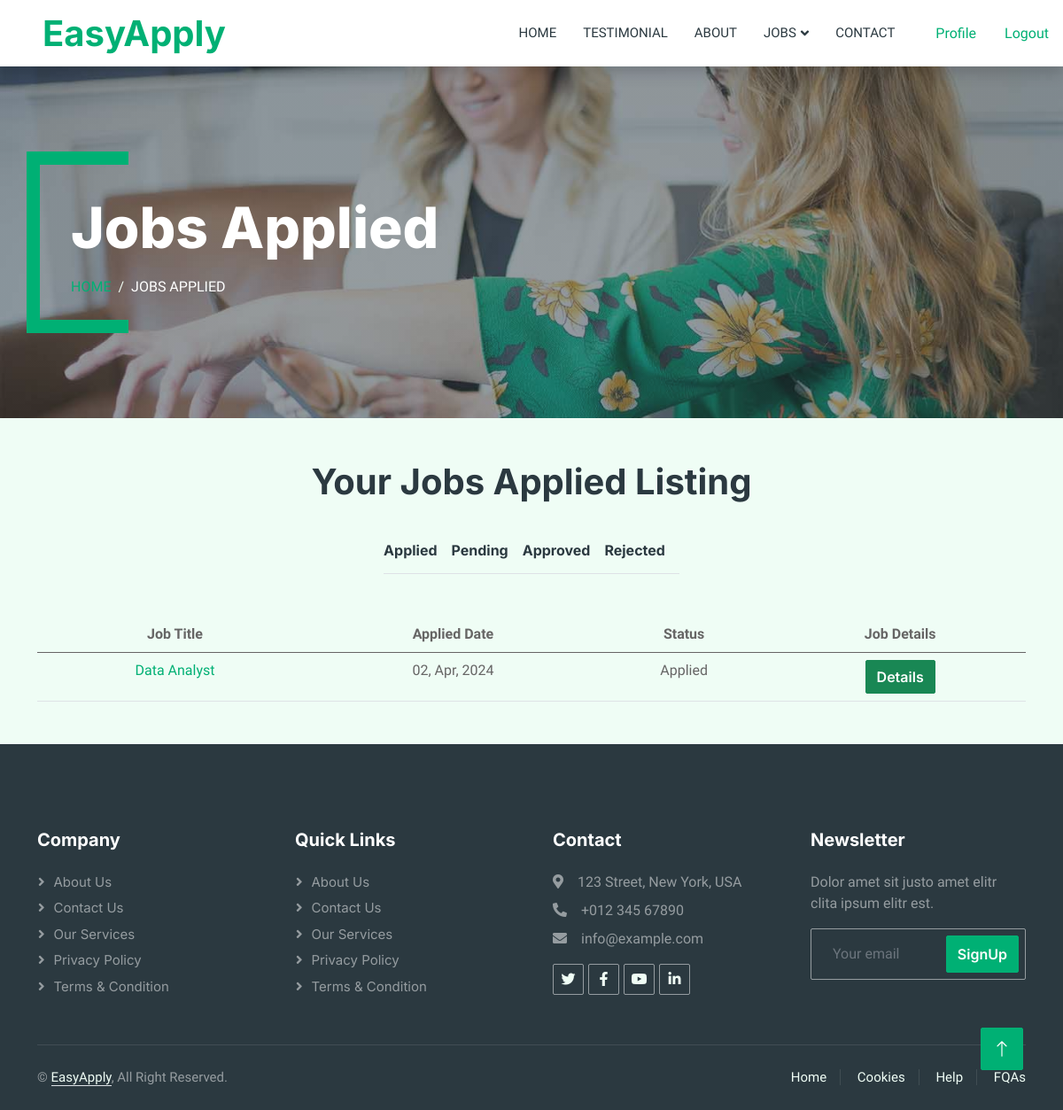
Screenshot of /applicants/jobs?id=2 (signed in) with the database file from the repository.
### tables this page shows
CREATE TABLE applies (
	id BIGINT UNSIGNED AUTO_INCREMENT PRIMARY KEY,
    applicant_id BIGINT UNSIGNED,
    job_id BIGINT UNSIGNED,
    status ENUM('applied','pending', 'approved', 'rejected'),
    reason TEXT,
    created_at TIMESTAMP DEFAULT now(),
    updated_at TIMESTAMP DEFAULT now() on update now(),
    FOREIGN KEY (applicant_id) REFERENCES applicants(id) ON DELETE CASCADE ON UPDATE CASCADE,
    FOREIGN KEY (job_id) REFERENCES jobs(id) ON DELETE CASCADE ON UPDATE CASCADE
);

CREATE TABLE jobs (
    id BIGINT UNSIGNED AUTO_INCREMENT PRIMARY KEY,
    org_id BIGINT UNSIGNED,
    title VARCHAR(100) NOT NULL,
    description TEXT,
    open_vacancies SMALLINT,
    hired SMALLINT,
    applied SMALLINT,
    job_status ENUM('Closed', 'Open'),
    level ENUM('Entry Level', 'Junior', 'Mid Level' , 'Senior', 'Lead'),
    exp_years TINYINT,
    city_id BIGINT UNSIGNED,
    location_type ENUM('Remote', 'Hybrid' , 'Onsite'),
    salary_max DECIMAL(10, 2),
    salary_min DECIMAL(10, 2),
    gender ENUM('Male', 'Female', 'Any'),
    emp_type ENUM('Part Time', 'Full Time'),
    category_id BIGINT UNSIGNED,
    requirements TEXT,
    created_at TIMESTAMP DEFAULT now(),
    updated_at TIMESTAMP DEFAULT now() on update now(),
    expiry_date TIMESTAMP AS (DATE_ADD(created_at,INTERVAL 5 MONTH)),
    FOREIGN KEY (org_id) REFERENCES organizations(id) ON DELETE CASCADE ON UPDATE CASCADE,
    FOREIGN KEY (city_id) REFERENCES cities(id) ON DELETE SET NULL ON UPDATE CASCADE,
    FOREIGN KEY (category_id) REFERENCES categories(id) ON DELETE CASCADE ON UPDATE CASCADE
);

### App/Controllers/ApplicantController.php (called while the page is built, shortened)
<?php
class ApplicantController
{
    protected $db;
    public function __construct()
    {
        $config = require basePath('config/db.php');
        $this->db = new Database($config);
    }
    public function jobs()
    {
        $id = $_GET['id'];
        $jobs = $this->db->query('SELECT
        CONCAT(a.first_name, " ", a.last_name) AS applicant_name,
        j.*,
        ap.status AS application_status,
        ap.created_at as applied_date
        FROM
        applies ap
        INNER JOIN applicants a ON ap.applicant_id = a.id
        INNER JOIN jobs j ON ap.job_id = j.id
        where a.id=' . $id . ';')->fetchAll();
        $status = $this->db->query("SHOW COLUMNS FROM applies WHERE Field = 'status'");
        if ($status->rowCount() > 0) {
            $row = $status->fetch(PDO::FETCH_ASSOC);
            $status_values = explode(",", str_replace("'", "", substr($row['Type'], 5, -1)));
        }
        view('applicants/jobs', [
            'jobs' => $jobs,
            'status_values' => $status_values,
        ]);
    }
}

### public/index.php (called while the page is built, shortened)
<?php
require '../helpers.php';
$router = new Router();
$uri = parse_url($_SERVER['REQUEST_URI'], PHP_URL_PATH);
$router->route($uri);

### config/db.php (called while the page is built)
<?php
return [
    'host' => 'localhost',
    'port' => 3306,
    'dbname' => 'easy_apply',
    'username' => 'root',
    'password' => 'root',
];

### Framework/Database.php (called while the page is built, shortened)
<?php
class Database
{
    public $connection;
    public function __construct($config)
    {
        $dsn = "mysql:host={$config['host']};port={$config['port']};dbname={$config['dbname']}";
        try {
            $this->connection = new PDO($dsn, $config["username"], $config["password"]);
        } catch (PDOException $error) {
            throw new Exception("Database connetion failed: {$error->getMessage()}");
        }
    }
    public function query($query, $params = [])
    {
        try {
            $stmt = $this->connection->prepare($query);
            $stmt->execute($params);
            return $stmt;
        } catch (PDOException $error) {
            throw new Exception("Query failed to execute: {$error->getMessage()}");
        }
    }
}

### App/views/applicants/jobs.view.php (the view, shortened to what this page needs)
<div class="container-fluid py-5 bg-dark page-header mb-5">
    <div class="container my-5 pt-5 pb-4">
        <h1 class="display-3 text-white mb-3 animated slideInDown">Jobs Applied</h1>
        <nav aria-label="breadcrumb">
            <ol class="breadcrumb text-uppercase">
                <li class="breadcrumb-item"><a href="/">Home</a></li>
                <li class="breadcrumb-item text-white active" aria-current="page">Jobs Applied</li>
            </ol>
        </nav>
    </div>
</div>
<div class="container my-5">
    <h1 class="text-center mb-5 wow fadeInUp" data-wow-delay="0.1s">Your Jobs Applied Listing</h1>
    <div class="d-flex justify-content-center">
        <ul class="nav nav-pills d-inline-flex justify-content-center border-bottom mb-5">
            <?php foreach ($status_values as $status_value): ?>
                <li class="nav-item">
                    <a class="d-flex align-items-center text-start mx-3 ms-0 pb-3" data-bs-toggle="pill" href="#tab-1">
                        <h6 class="mt-n1 mb-0 text-capitalize">
                            <?= $status_value ?>
                        </h6>
                    </a>
                </li>
            <?php endforeach ?>
        </ul>
    </div>
    <table class="table text-center">
        <thead>
            <tr>
                <th scope="col">Job Title</th>
                <th scope="col">Applied Date</th>
                <th scope="col">Status</th>
                <th scope="col">Job Details</th>
            </tr>
        </thead>
        <tbody>
            <?php foreach ($jobs as $job): ?>
                <tr>
                    <td>
                        <a class="text-capitalize" href="/jobs/show?id=<?= $job['id'] ?>">
                            <?= $job['title'] ?>
                        </a>
                    </td>
                    <td>
                        <?= date('d, M, Y', strtotime($job['applied_date'])) ?>
                    </td>
                    <td class="text-capitalize">
                        <?= $job['application_status'] ?>
                    </td>
                    <td>
                        <a href="/jobs/show?id=<?= $job['id'] ?>" type="button" class="btn btn-success">Details</a>
                    </td>
                </tr>
            <?php endforeach ?>
        </tbody>
    </table>
</div>

### Framework/Router.php (shortened to what this page needs)
<?php
class Router
{
    protected $routes = [];
    public function registerRoute($method, $uri, $action)
    {
        list($controller, $controllerMethod) = explode('@', $action);
        $this->routes[] = [
            'method' => $method,
            'uri' => $uri,
            'controller' => $controller,
            'controllerMethod' => $controllerMethod,
        ];
    }
    public function route($uri)
    {
        $requestMethod = $_SERVER['REQUEST_METHOD'];
        foreach ($this->routes as $route) {
            if ($route['uri'] === $uri && $route['method'] === $requestMethod) {
                $controllerMethod = $route['controllerMethod'];
                $controllerInstance = new $controller();
                $controllerInstance->$controllerMethod();
                return;
            }
        }
    }
}

### public/css/style.css (style rules this page uses)
:root { --primary: #00b074; --secondary: #2b9bff; --light: #effdf5; --dark: #2b3940; }
.btn { font-family: "Inter", sans-serif; font-weight: 600; transition: 0.5s; }
.header-carousel .container, .page-header .container { position: relative; padding: 45px 0 45px 35px; border-left: 15px solid var(--primary); }
.header-carousel .container::before, .header-carousel .container::after, .page-header .container::before, .page-header .container::after { position: absolute; content: ""; top: 0; left: 0; width: 100px; height: 15px; background: var(--primary); }
.header-carousel .container::after, .page-header .container::after { top: 100%; margin-top: -15px; }
.page-header { background: linear-gradient(rgba(43, 57, 64, 0.5), rgba(43, 57, 64, 0.5)), url(../img/carousel-1.jpg) center center no-repeat; background-size: cover; }
.breadcrumb-item + .breadcrumb-item::before { color: var(--light); }

### rows the page displays
applies: job.title "Data Analyst", created_at "02, Apr, 2024", status "Applied"

### other values shown
$status_value "Applied"
$status_value "Pending"
$status_value "Approved"
$status_value "Rejected"
